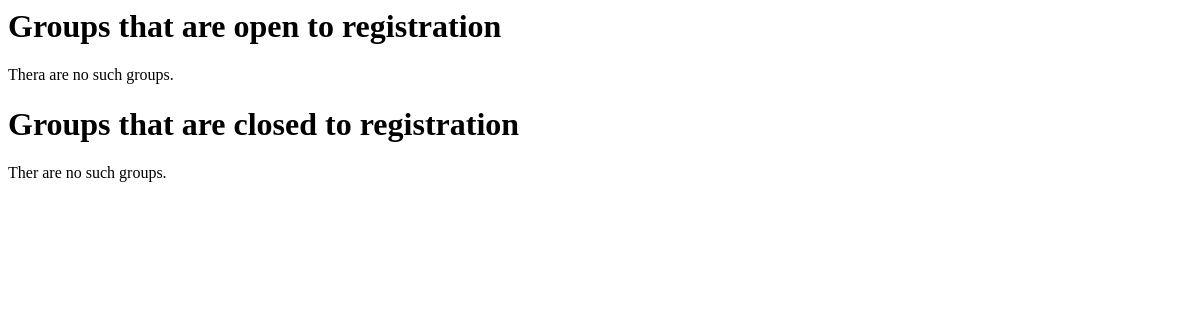
Before: /groups/ with the older database file.
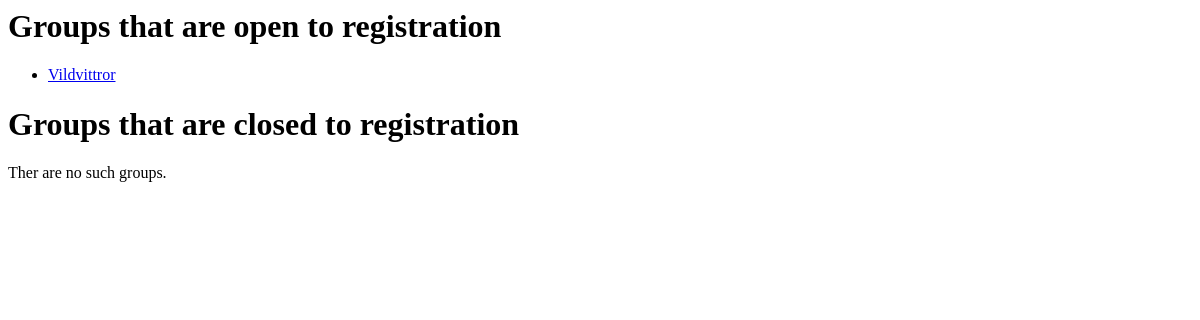
After: the same page with the newer database file.
### plots/models.py (models this page shows, shortened)
class BasicModel(models.Model):
    class Meta:
        abstract = True
    name = models.CharField(max_length=50)

class Group(BasicModel):
    def url(self):
        ret = ''
        for char in self.name:
            if char == ' ':  ret += '_'
            else:           ret += char
        return ret
    is_open = models.BooleanField('open', default=False)
    is_open.help_text = 'Group is open for self registration by users'
    show_members = models.BooleanField(default=False)
    show_members.help_text = 'Members presentation is made public'
    plot_is_finished = models.BooleanField(default=False)
    plot_is_finished.verbose_name = "group's plot is finiched"
    secret = models.BooleanField(default=True)
    secret.help_text = 'Group is not visible on the web page'
    group_description = models.TextField(blank=True, default='')
    members_presentations = models.TextField(blank=True, default='')
    secret_comments = models.TextField(blank=True, default='')
    def members(self):
        return self.character_set.all()
    def no_of_members(self):
        return self.members().count()
    no_of_members.verbose_name = 'number of members'

### plots/groups/views.py (the view)
# urls.py: url(r'^groups/', include('plots.groups.urls', namespace="groups")),
def groups(request):
    open_groups = Group.objects.filter(is_open=True).exclude(secret=True)
    if open_groups.count() == 0:
        open_groups = False
    closed_groups = Group.objects.filter(is_open=False).exclude(secret=True)
    if closed_groups.count() == 0:
        closed_groups = False
    return render(request,
                  'plots/groups.html',
                  {'open_groups': open_groups,
                   'closed_groups': closed_groups} )

### plots/templates/plots/groups.html
<h1> Groups that are open to registration </h1>
{% if open_groups %}
    <ul>
    {% for gruop in open_groups %}
        <li><a href="{% url 'groups:group' gruop.url %}">{{ gruop.name }}</a></li>
    {% endfor %}
    </ul>
{% else %}
    <p>Thera are no such groups.</p>
{% endif %}
<h1> Groups that are closed to registration </h1>
{% if closed_groups %}
    <ul>
    {% for gruop in closed_groups %}
        <li><a href="{% url 'groups:group' gruop.url %}">{{ gruop.name }}</a></li>
    {% endfor %}
    </ul>
{% else %}
    <p>Ther are no such groups.</p>
{% endif %}

Changed rows visible on the page:
added Group: name "Vildvittror"
Other visible differences:
text no longer shown: "Thera are no such groups."
